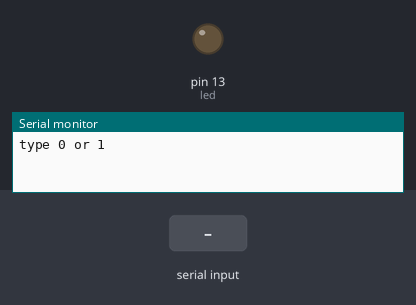
A sketch run on a simulated Arduino Uno, built with avr-gcc and run on an emulated ATmega328P. Parts: output pins drawn as LEDs (lit = HIGH), the last lines printed to the serial monitor. Inputs (shaded band) come from the test bench.

Above: at 1.2 s.
1.3 s: "1" received over Serial
At 1.6 s:
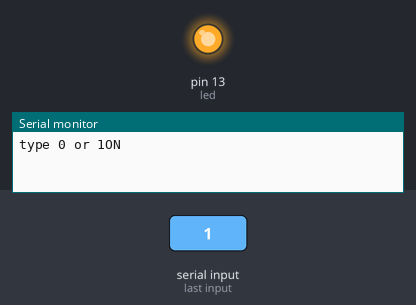
2.8 s: "0" received over Serial
At 4.0 s:
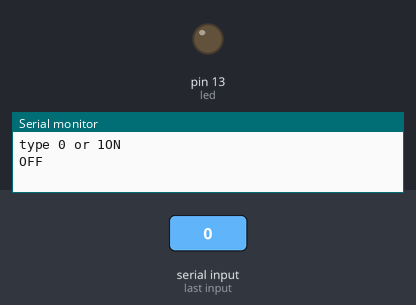
Timing chart, 0 to 5.8 s (numbered marks = the images above; inputs shaded):
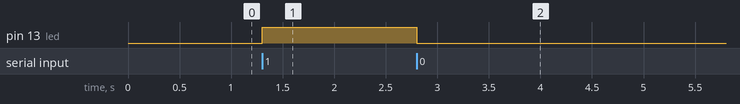

The sketch:

Serial_monitor_led_control.ino
```cpp
int led=13;
void setup() {
  Serial.begin(9600);
  pinMode(led,OUTPUT);
  while(!Serial);
  Serial.print("type 0 or 1");

}

void loop() {
  if (Serial.available()){
    char value=Serial.read();
    if (value=='1'){
      digitalWrite(led,HIGH);
      Serial.println("ON");
    }
    else if(value=='0'){
      digitalWrite(led,LOW);
      Serial.println("OFF");
    }
  }

}
```

Measured:
- after the input at 1.3 s, pin 13 (led): LOW → HIGH at once
- after the input at 2.8 s, pin 13 (led): HIGH → LOW at once
